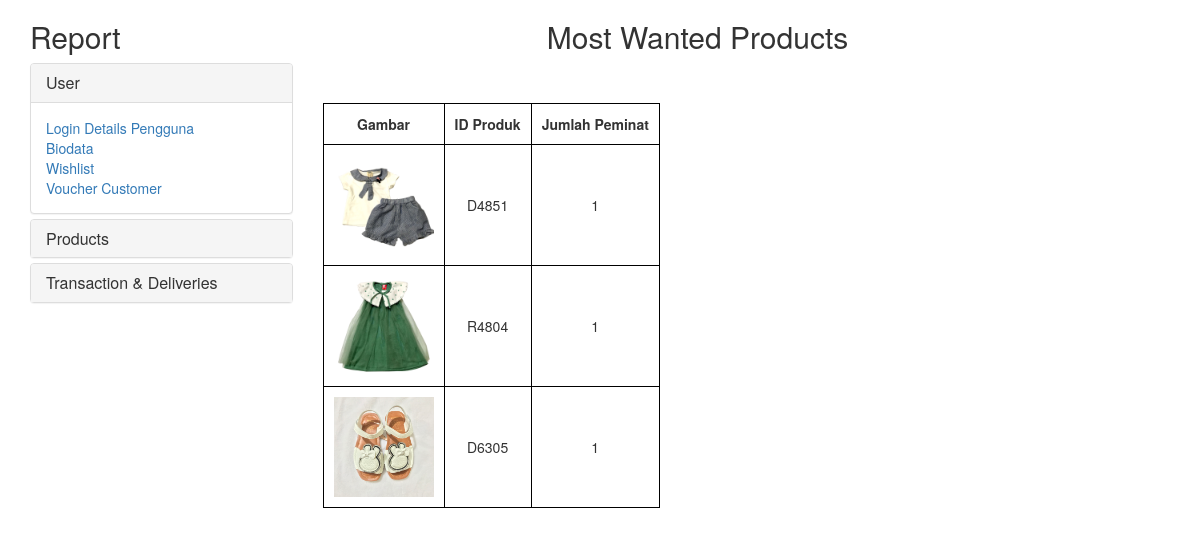
The page /mostwanted.php on the database its author committed.
### tables this page shows
CREATE TABLE `wishlist` (
  `username` varchar(20) NOT NULL,
  `Id_product` varchar(20) NOT NULL
);

### mostwanted.php (the view, shortened to what this page needs)
<?php include("header.php") ?>
<?php
  $cmd_mostwanted = "SELECT Id_product ,count(Id_product) as `Jumlah Peminat`
  from wishlist
  group by Id_product
  order BY `Jumlah Peminat`
  Limit 3";
    $mostwanted_result  = mysqli_query($con,$cmd_mostwanted) or die(mysqli_error($con));
    $mostwanted=mysqli_fetch_all($mostwanted_result);
    $mostwanted_count = mysqli_num_rows($mostwanted_result);
  ?>
<h2>Most Wanted Products</h2>
  <br>
<table class="standard">
                    <tr>
                    <th> Gambar </th>
                        <th>ID Produk</th>
                        <th>Jumlah Peminat</th>
                    </tr>
                    <?php
                        $i=1;
                        if ($mostwanted_count>0){while($i <= $mostwanted_count){ ?>
                    <tr>
                        <td> <img style="widht:100px; height: 100px;" src="assets/images/Products/<?php echo $mostwanted[$i-1][0];?>.jpg"> </td>
                        <td> <?php echo $mostwanted[$i-1][0];?></td>
                        <td> <?php echo $mostwanted[$i-1][1];?></td>
                    </tr>
                    <?php $i++; }
                         } ?>
                </table>
<?php include("footer.php") ?>

### css/backend.css (style rules this page uses)
.result h2 { text-align: center; }
.standard td,.standard th { text-align:center; padding:10px 10px 10px 10px; border:1px solid black; }
.standard { margin-top:20px; }

### rows shown on the page
wishlist: Id_product (picture), Id_product "D4851", i "1"
wishlist: Id_product (picture), Id_product "R4804", i "1"
wishlist: Id_product (picture), Id_product "D6305", i "1"
